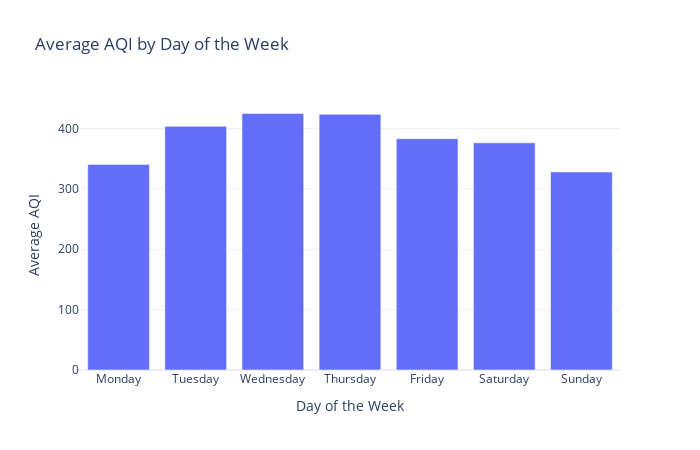

The notebook cell this image was saved under:
### Code cell
# Average AQI by Day of the Week
data['Day_of_Week'] = data['date'].dt.day_name()
average_aqi_by_day = data.groupby('Day_of_Week')['AQI'].mean().reindex(['Monday', 'Tuesday', 'Wednesday', 'Thursday', 'Friday', 'Saturday', 'Sunday'])
fig = px.bar(average_aqi_by_day, x=average_aqi_by_day.index, y='AQI', 
              title='Average AQI by Day of the Week')
fig.update_layout(width=700, height=450, 
                  xaxis_title="Day of the Week", yaxis_title="Average AQI")
fig.show()

### Figure 1 — Plotly figure (JSON) as saved in the notebook; plotly's stock layout.template omitted (floating-point values rounded to 4 significant figures)
{"data": [{"alignmentgroup": "True", "hovertemplate": "Day_of_Week=%{x}<br>AQI=%{y}<extra></extra>", "legendgroup": "", "marker": {"color": "#636efa", "pattern": {"shape": ""}}, "name": "", "offsetgroup": "", "orientation": "v", "showlegend": false, "textposition": "auto", "type": "bar", "x": ["Monday", "Tuesday", "Wednesday", "Thursday", "Friday", "Saturday", "Sunday"], "xaxis": "x", "y": [340.6, 403.7, 425, 423.6, 383.3, 376.4, 328.1], "yaxis": "y"}], "layout": {"barmode": "relative", "height": 450, "legend": {"tracegroupgap": 0}, "title": {"text": "Average AQI by Day of the Week"}, "width": 700, "xaxis": {"anchor": "y", "autorange": true, "domain": [0, 1], "range": [-0.5, 6.5], "title": {"text": "Day of the Week"}, "type": "category"}, "yaxis": {"anchor": "x", "autorange": true, "domain": [0, 1], "range": [0, 447.4], "title": {"text": "Average AQI"}, "type": "linear"}}}
